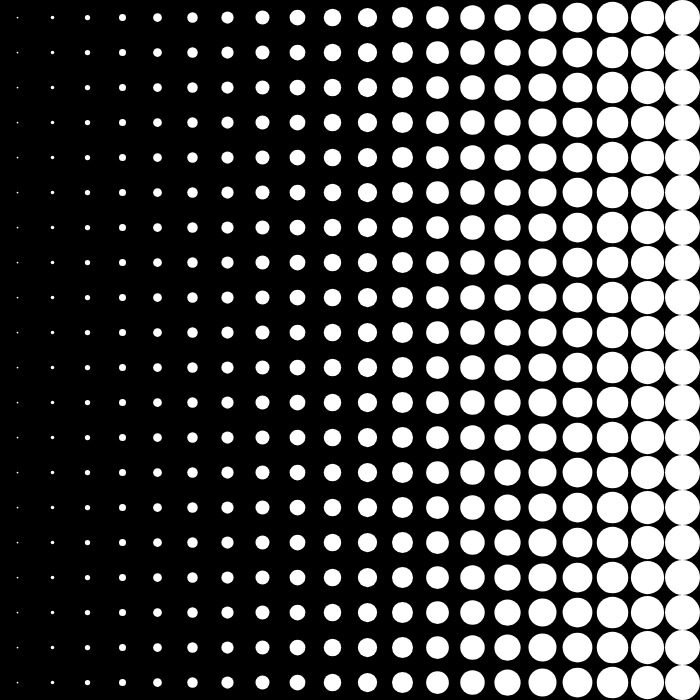
Frame 1 (no input)
Frame 60 (no input): identical to frame 1, image omitted
Frame 120 (the mouse pressed at the canvas centre since frame 60): identical to frame 1, image omitted

The p5.js sketch that drew this single still picture (run headless with seeded random() and noise() and a simulated clock; from frame 60 on, the mouse is pressed at the canvas centre):

// p5.js sketch
// ── sketch.js
let cols; let rows;
let spacing = 35;
let size = [];

function setup(){
    createCanvas(700,700);
    cols = width / spacing;
    rows = height / spacing;
    for (let i =0; i<cols; i++){
        size[i] = []; 
        for(let j =0; j<rows; j++){
            size[i][j]=(i+1)/rows*spacing;
            // size[i][j]=(j+1)/rows*spacing;

        }
    }
}

function draw(){
    background(0);
    for(let i=0; i<cols; i++){
        for(let j=0; j<rows; j++){
            noStroke();
            fill(255);
            ellipse( spacing*i + spacing/2,spacing*j+spacing/2,size[i][j],size[i][j])
        }
    } 


}
